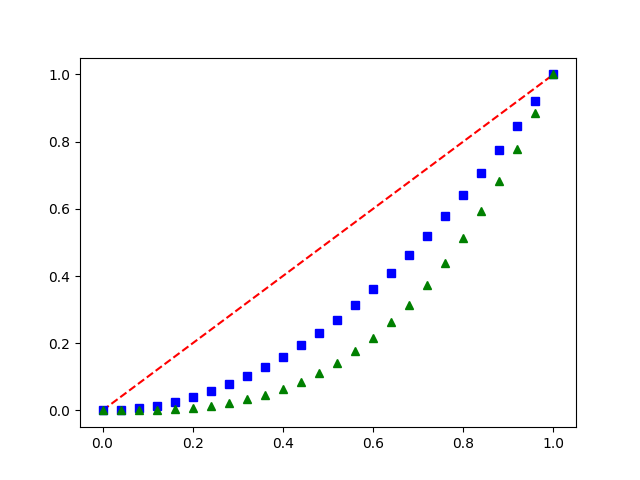

The Python source for this figure:
import numpy as np 
import matplotlib.pyplot as plt 

a, b, N = 0., 1., 25
t = np.arange(a, b, (b-a)/N) 

# sarkana svītrlīnija 'r--'
# zili kvadrātiņi     'bs'
# zaļi trijstūrīši    'g^'
plt.plot(t, t, 'r--', 
        t, t**2, 'bs', 
        t, t**3, 'g^')
plt.savefig('scatter_plain.png')
plt.show()